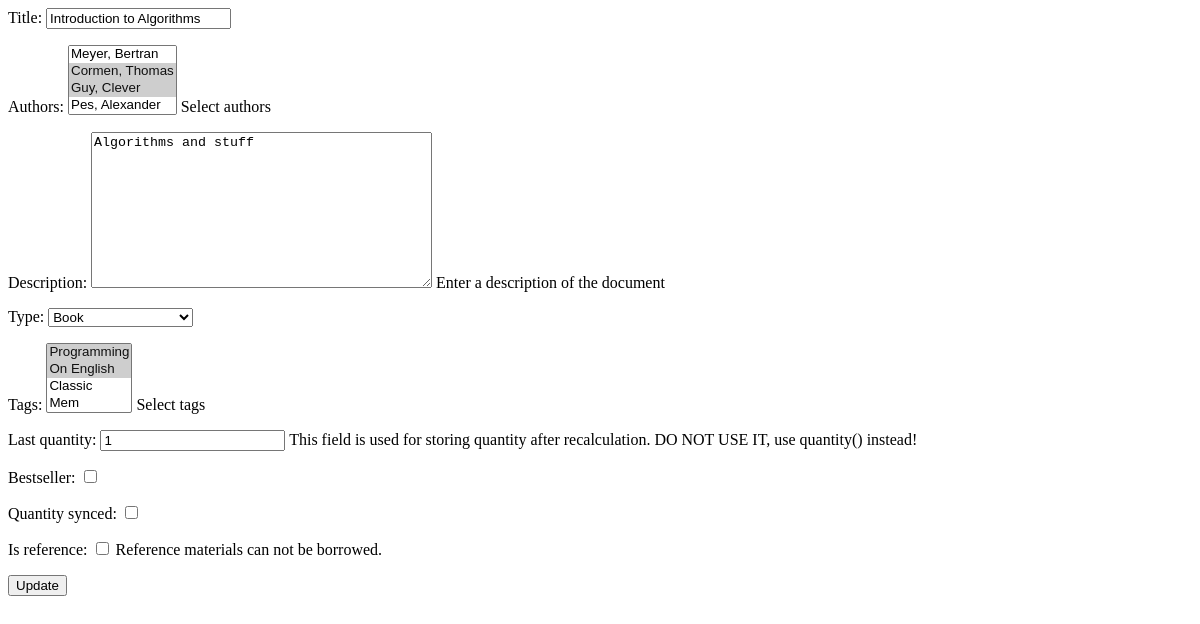
The page /library/document/update/2 on the database as committed earlier.
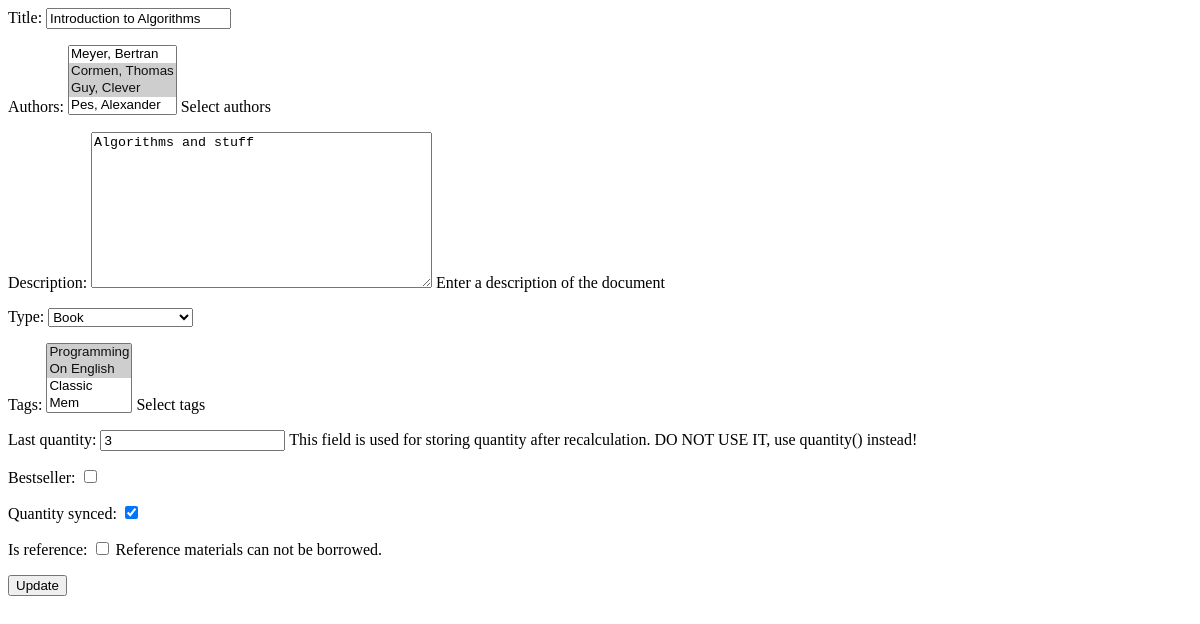
The same page on the database as committed later.
### library/models.py (models this page shows, shortened)
class Document(models.Model):
    title = models.CharField(max_length=100)
    authors = models.ManyToManyField('Author', help_text='Select authors')
    description = models.TextField(max_length=1000, help_text="Enter a description of the document")
    type = models.ForeignKey('DocType', on_delete=models.SET_NULL, null=True, blank=True)
    tags = models.ManyToManyField('Tag', help_text="Select tags")
    last_quantity = models.IntegerField(
        help_text='This field is used for storing quantity after recalculation. DO NOT USE IT, use quantity() instead!',
        null=True)
    bestseller = models.BooleanField(default=False)
    quantity_synced = models.BooleanField(default=False)
    is_reference = models.BooleanField(default=False, help_text="Reference materials can not be borrowed.")
    def quantity(self) -> int:
        if not self.quantity_synced:
            n = len(DocumentInstance.objects.filter(document_id=self.id, status='a'))
            self.last_quantity = n
            self.quantity_synced = True
            self.save()
        else:
            n = self.last_quantity
        return n

### library/views.py (the view)
# urls.py: url(r'^document/update/(?P<pk>\d+)$', views.DocumentUpdate.as_view(), name='document-update'),
class DocumentUpdate(UpdateView):
    model = Document
    fields = '__all__'
    template_name_suffix = '_update_form'

### library/models.py (called while the page is built)
    def __str__(self):
        return '%s, %s' % (self.last_name, self.first_name)

    def __str__(self):
        return self.name

    def __str__(self):
        return self.caption

### library/templates/library/document_update_form.html
<form action="" method="post">{% csrf_token %}
    {{ form.as_p }}
    <input type="submit" value="Update" />
</form>

Rows that differ between the two databases and show on the page:
changed Document "Introduction to Algorithms": last_quantity "1" → "3"; quantity_synced "☐" → "☑"
